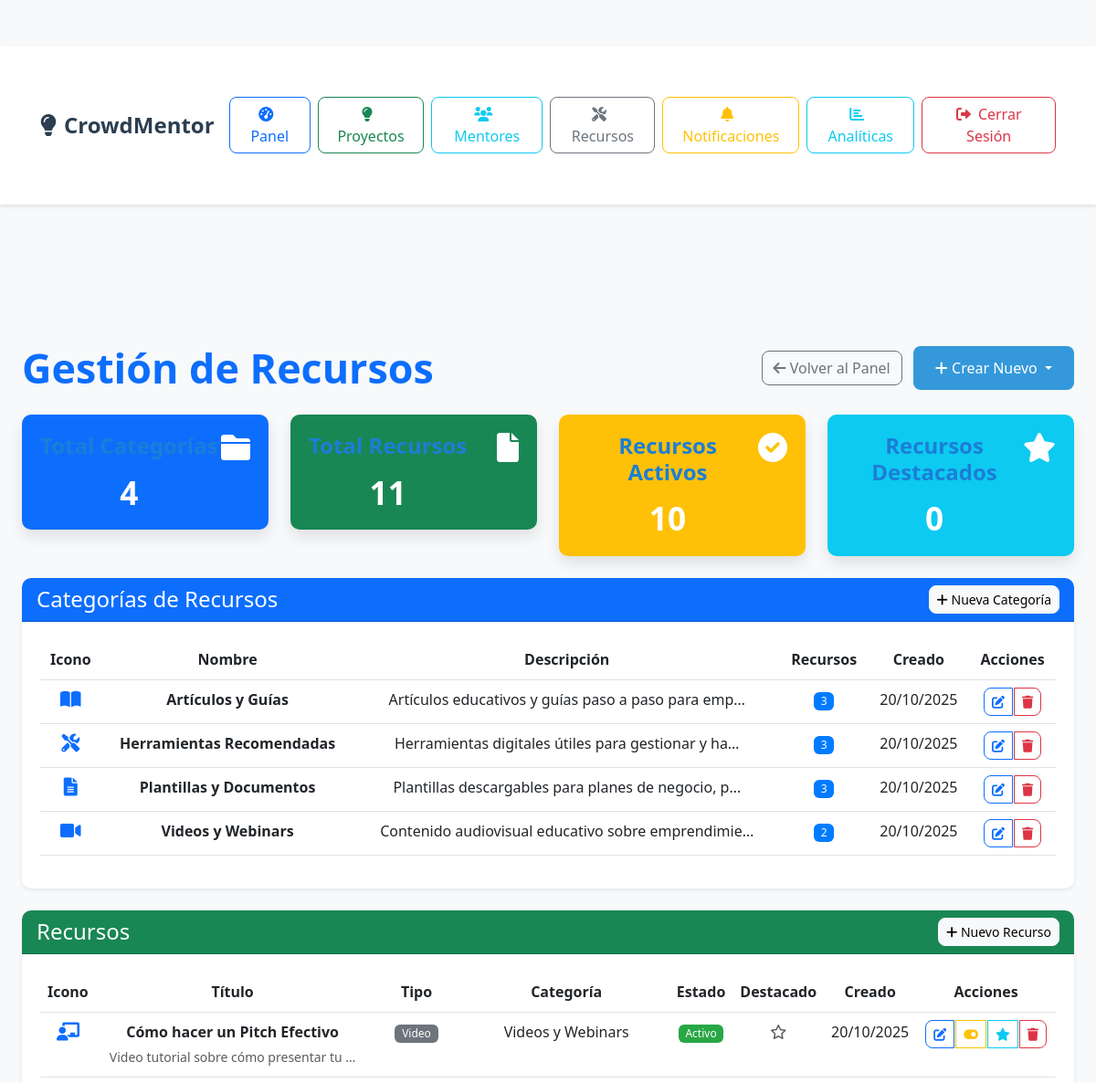
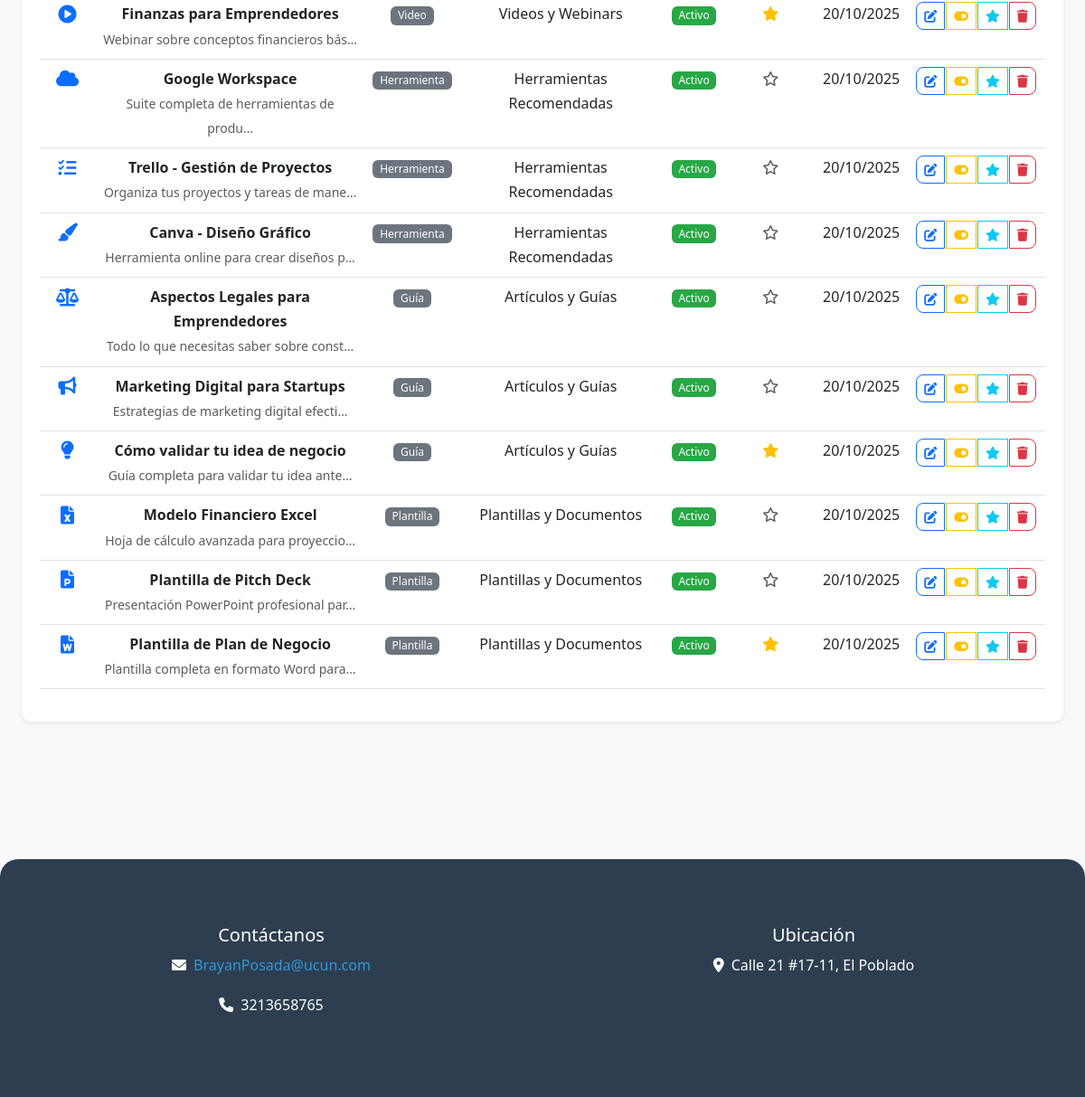
The app's page /manage-resources/ (signed in), older data (2 pictures, top to bottom).
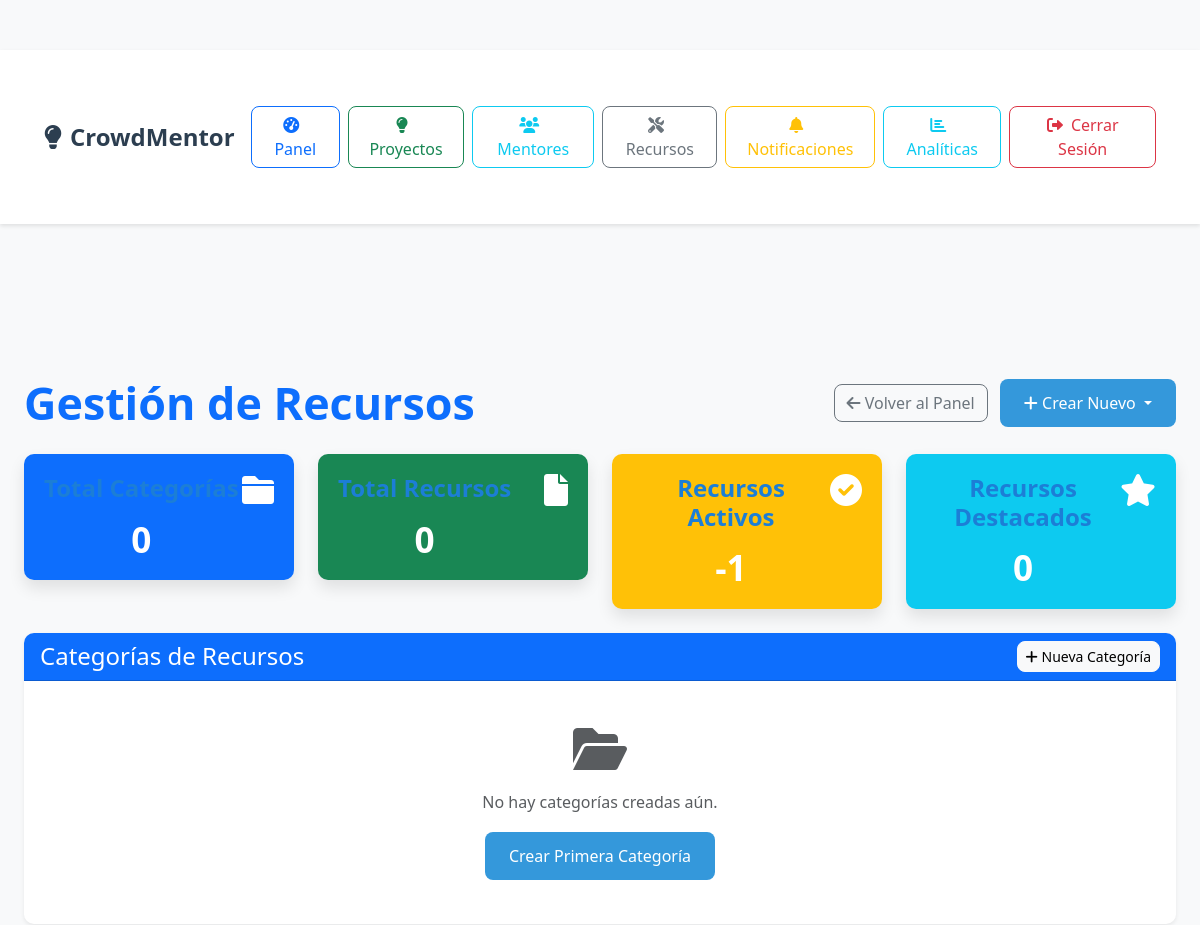
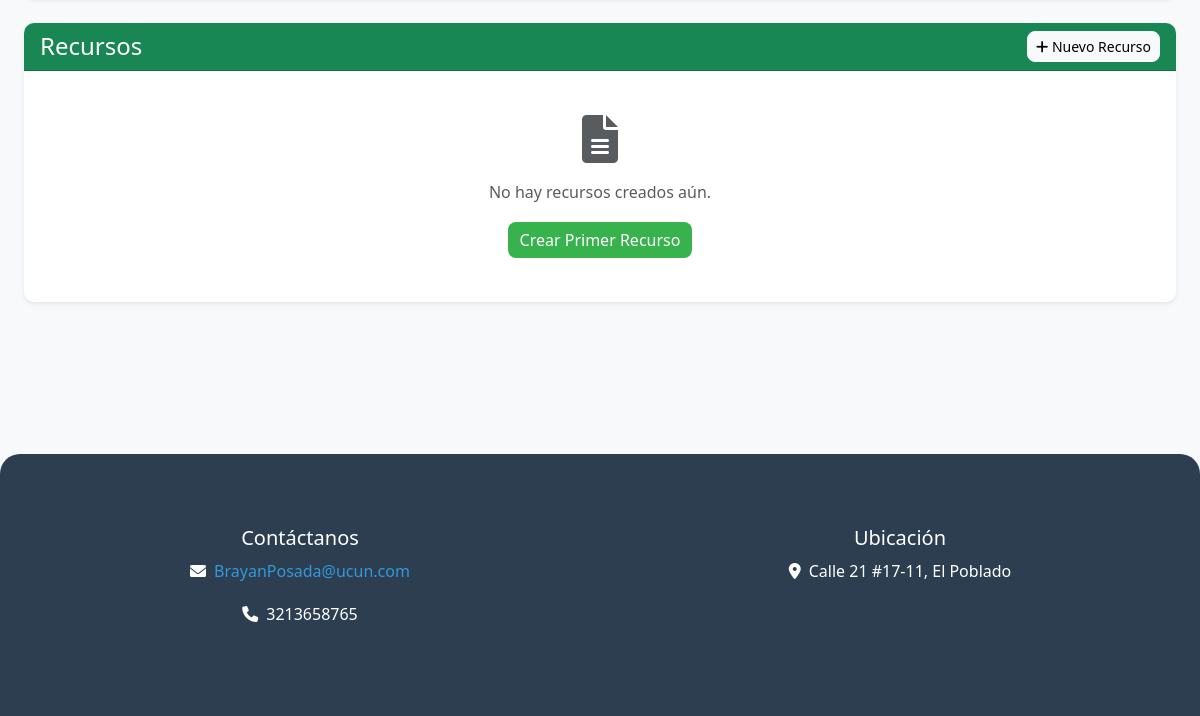
The same page, newer data (2 pictures, top to bottom).
### core/models.py (models this page shows, shortened)
class ResourceCategory(models.Model):
    name = models.CharField(max_length=100, unique=True)
    description = models.TextField(blank=True)
    icon = models.CharField(max_length=50, default='fas fa-folder')  # FontAwesome icon class
    created_at = models.DateTimeField(auto_now_add=True)
    updated_at = models.DateTimeField(auto_now=True)
    class Meta:
        verbose_name_plural = "Resource Categories"
        ordering = ['name']

class Resource(models.Model):
    RESOURCE_TYPES = (
        ('document', 'Documento'),
        ('link', 'Enlace'),
        ('video', 'Video'),
        ('tool', 'Herramienta'),
        ('template', 'Plantilla'),
        ('guide', 'Guía'),
    )
    title = models.CharField(max_length=200)
    description = models.TextField()
    resource_type = models.CharField(max_length=20, choices=RESOURCE_TYPES)
    category = models.ForeignKey(ResourceCategory, on_delete=models.CASCADE, related_name='resources')
    file = models.FileField(upload_to='resources/files/', blank=True, null=True)
    url = models.URLField(blank=True, null=True)
    icon = models.CharField(max_length=50, default='fas fa-file')  # FontAwesome icon class
    is_active = models.BooleanField(default=True)
    is_featured = models.BooleanField(default=False)  # Para destacar recursos importantes
    created_at = models.DateTimeField(auto_now_add=True)
    updated_at = models.DateTimeField(auto_now=True)
    created_by = models.ForeignKey(User, on_delete=models.CASCADE)
    class Meta:
        ordering = ['-is_featured', '-created_at']

### core/views.py (the view)
# urls.py: path('manage-resources/', views.admin_resources, name='admin_resources'),
@login_required
def admin_resources(request):
    if not request.user.is_superuser:
        messages.error(request, 'Acceso denegado. Solo los administradores pueden acceder a esta página.')
        return redirect('home')
    categories = ResourceCategory.objects.all()
    resources = Resource.objects.all().order_by('-created_at')
    context = {
        'categories': categories,
        'resources': resources,
    }
    return render(request, 'admin_resources.html', context)

### core/templates/admin_resources.html (shortened to what this page needs)
{% extends 'base.html' %}
{% load static %}
{% block extra_css %}
<link rel="stylesheet" href="{% static 'css/admin_resources.css' %}">
{% endblock %}
{% block content %}
<div class="container py-5">
    <div class="row mb-4">
        <div class="col-12">
            <div class="d-flex justify-content-between align-items-center">
                <h1 class="text-primary mb-0">Gestión de Recursos</h1>
                <div>
                    <a href="{% url 'admin_dashboard' %}" class="btn btn-outline-secondary me-2">
                        <i class="fas fa-arrow-left"></i> Volver al Panel
                    </a>
                    <div class="btn-group">
                        <button type="button" class="btn btn-primary dropdown-toggle" data-bs-toggle="dropdown">
                            <i class="fas fa-plus"></i> Crear Nuevo
                        </button>
                    </div>
                </div>
            </div>
        </div>
    </div>
    <div class="row mb-4">
        <div class="col-md-3">
            <div class="card bg-primary text-white">
                <div class="card-body">
                    <div class="d-flex justify-content-between">
                        <div>
                            <h6 class="card-title">Total Categorías</h6>
                            <h2 class="mb-0">{{ categories.count }}</h2>
                        </div>
                        <div>
                            <i class="fas fa-folder fa-2x"></i>
                        </div>
                    </div>
                </div>
            </div>
        </div>
        <div class="col-md-3">
            <div class="card bg-success text-white">
                <div class="card-body">
                    <div class="d-flex justify-content-between">
                        <div>
                            <h6 class="card-title">Total Recursos</h6>
                            <h2 class="mb-0">{{ resources.count }}</h2>
                        </div>
                        <div>
                            <i class="fas fa-file fa-2x"></i>
                        </div>
                    </div>
                </div>
            </div>
        </div>
        <div class="col-md-3">
            <div class="card bg-warning text-white">
                <div class="card-body">
                    <div class="d-flex justify-content-between">
                        <div>
                            <h6 class="card-title">Recursos Activos</h6>
                            <h2 class="mb-0">{{ resources|length|add:"-1" }}</h2>
                        </div>
                        <div>
                            <i class="fas fa-check-circle fa-2x"></i>
                        </div>
                    </div>
                </div>
            </div>
        </div>
        <div class="col-md-3">
            <div class="card bg-info text-white">
                <div class="card-body">
                    <div class="d-flex justify-content-between">
                        <div>
                            <h6 class="card-title">Recursos Destacados</h6>
                            <h2 class="mb-0">0</h2>
                        </div>
                        <div>
                            <i class="fas fa-star fa-2x"></i>
                        </div>
                    </div>
                </div>
            </div>
        </div>
    </div>
    <div class="row mb-4">
        <div class="col-12">
            <div class="card border-0 shadow-sm">
                <div class="card-header bg-primary text-white d-flex justify-content-between align-items-center">
                    <h4 class="mb-0">Categorías de Recursos</h4>
                    <a href="{% url 'create_resource_category' %}" class="btn btn-light btn-sm">
                        <i class="fas fa-plus"></i> Nueva Categoría
                    </a>
                </div>
                <div class="card-body">
                    {% if categories %}
                        <div class="table-responsive">
                            <table class="table table-hover">
                                <thead>
                                    <tr>
                                        <th>Icono</th>
                                        <th>Nombre</th>
                                        <th>Descripción</th>
                                        <th>Recursos</th>
                                        <th>Creado</th>
                                        <th>Acciones</th>
                                    </tr>
                                </thead>
                                <tbody>
                                    {% for category in categories %}
                                        <tr>
                                            <td>
                                                <i class="{{ category.icon }} fa-lg text-primary"></i>
                                            </td>
                                            <td><strong>{{ category.name }}</strong></td>
                                            <td>{{ category.description|truncatechars:50 }}</td>
                                            <td>
                                                <span class="badge bg-primary">{{ category.resources.count }}</span>
                                            </td>
                                            <td>{{ category.created_at|date:"d/m/Y" }}</td>
                                            <td>
                                                <div class="btn-group btn-group-sm">
                                                    <a href="{% url 'edit_resource_category' category.id %}"
                                                       class="btn btn-outline-primary" title="Editar">
                                                        <i class="fas fa-edit"></i>
                                                    </a>
                                                    <button class="btn btn-outline-danger"
                                                            data-category-id="{{ category.id }}" onclick="deleteCategory(this.dataset.categoryId)" title="Eliminar">
                                                        <i class="fas fa-trash"></i>
                                                    </button>
                                                </div>
                                            </td>
                                        </tr>
                                    {% endfor %}
                                </tbody>
                            </table>
                        </div>
                    {% else %}
                        <div class="text-center py-4">
                            <i class="fas fa-folder-open fa-3x text-muted mb-3"></i>
                            <p class="text-muted">No hay categorías creadas aún.</p>
                            <a href="{% url 'create_resource_category' %}" class="btn btn-primary">
                                Crear Primera Categoría
                            </a>
                        </div>
                    {% endif %}
                </div>
            </div>
        </div>
    </div>
    <div class="row">
        <div class="col-12">
            <div class="card border-0 shadow-sm">
                <div class="card-header bg-success text-white d-flex justify-content-between align-items-center">
                    <h4 class="mb-0">Recursos</h4>
                    <a href="{% url 'create_resource' %}" class="btn btn-light btn-sm">
                        <i class="fas fa-plus"></i> Nuevo Recurso
                    </a>
                </div>
                <div class="card-body">
                    {% if resources %}
                        <div class="table-responsive">
                            <table class="table table-hover">
                                <thead>
                                    <tr>
                                        <th>Icono</th>
                                        <th>Título</th>
                                        <th>Tipo</th>
                                        <th>Categoría</th>
                                        <th>Estado</th>
                                        <th>Destacado</th>
                                        <th>Creado</th>
                                        <th>Acciones</th>
                                    </tr>
                                </thead>
                                <tbody>
                                    {% for resource in resources %}
                                        <tr>
                                            <td>
                                                <i class="{{ resource.icon }} fa-lg text-primary"></i>
                                            </td>
                                            <td>
                                                <strong>{{ resource.title }}</strong>
                                                <br>
                                                <small class="text-muted">{{ resource.description|truncatechars:40 }}</small>
                                            </td>
                                            <td>
                                                <span class="badge bg-secondary">{{ resource.get_resource_type_display }}</span>
                                            </td>
                                            <td>{{ resource.category.name }}</td>
                                            <td>
                                                {% if resource.is_active %}
                                                    <span class="badge bg-success">Activo</span>
                                                {% else %}
                                                    <span class="badge bg-secondary">Inactivo</span>
                                                {% endif %}
                                            </td>
                                            <td>
                                                {% if resource.is_featured %}
                                                    <i class="fas fa-star text-warning" title="Destacado"></i>
                                                {% else %}
                                                    <i class="far fa-star text-muted" title="No destacado"></i>
                                                {% endif %}
                                            </td>
                                            <td>{{ resource.created_at|date:"d/m/Y" }}</td>
                                            <td>
                                                <div class="btn-group btn-group-sm">
                                                    <a href="{% url 'edit_resource' resource.id %}"
                                                       class="btn btn-outline-primary" title="Editar">
                                                        <i class="fas fa-edit"></i>
                                                    </a>
                                                    <button class="btn btn-outline-warning"
                                                            data-resource-id="{{ resource.id }}" onclick="toggleResourceStatus(this.dataset.resourceId)" title="Cambiar estado">
                                                        <i class="fas fa-toggle-on"></i>
                                                    </button>
                                                    <button class="btn btn-outline-info"
                                                            data-resource-id="{{ resource.id }}" onclick="toggleResourceFeatured(this.dataset.resourceId)" title="Destacar">
                                                        <i class="fas fa-star"></i>
                                                    </button>
                                                    <button class="btn btn-outline-danger"
                                                            data-resource-id="{{ resource.id }}" onclick="deleteResource(this.dataset.resourceId)" title="Eliminar">
                                                        <i class="fas fa-trash"></i>
                                                    </button>
                                                </div>
                                            </td>
                                        </tr>
                                    {% endfor %}
                                </tbody>
                            </table>
                        </div>
                    {% else %}
                        <div class="text-center py-4">
                            <i class="fas fa-file-alt fa-3x text-muted mb-3"></i>
                            <p class="text-muted">No hay recursos creados aún.</p>
                            <a href="{% url 'create_resource' %}" class="btn btn-success">
                                Crear Primer Recurso
                            </a>
                        </div>
                    {% endif %}
                </div>
            </div>
        </div>
    </div>
</div>
{% endblock %}

Row changes from the older to the newer data that the page shows:
removed ResourceCategory: name "Artículos y Guías", description "Artículos educativos y guías paso a paso para emp…", resources.count "3", created_at "20/10/2025"
removed ResourceCategory: name "Herramientas Recomendadas", description "Herramientas digitales útiles para gestionar y ha…", resources.count "3", created_at "20/10/2025"
removed ResourceCategory: name "Plantillas y Documentos", description "Plantillas descargables para planes de negocio, p…", resources.count "3", created_at "20/10/2025"
removed ResourceCategory: name "Videos y Webinars", description "Contenido audiovisual educativo sobre emprendimie…", resources.count "2", created_at "20/10/2025"
removed Resource: title "Cómo hacer un Pitch Efectivo", description "Video tutorial sobre cómo presentar tu …", resource_type "Video", category.name "Videos y Webinars", is_active "Activo", is_featured False (drawn), created_at "20/10/2025"
removed Resource: title "Finanzas para Emprendedores", description "Webinar sobre conceptos financieros bás…", resource_type "Video", category.name "Videos y Webinars", is_active "Activo", is_featured True (drawn), created_at "20/10/2025"
removed Resource: title "Google Workspace", description "Suite completa de herramientas de produ…", resource_type "Herramienta", category.name "Herramientas Recomendadas", is_active "Activo", is_featured False (drawn), created_at "20/10/2025"
removed Resource: title "Trello - Gestión de Proyectos", description "Organiza tus proyectos y tareas de mane…", resource_type "Herramienta", category.name "Herramientas Recomendadas", is_active "Activo", is_featured False (drawn), created_at "20/10/2025"
removed Resource: title "Canva - Diseño Gráfico", description "Herramienta online para crear diseños p…", resource_type "Herramienta", category.name "Herramientas Recomendadas", is_active "Activo", is_featured False (drawn), created_at "20/10/2025"
removed Resource: title "Aspectos Legales para Emprendedores", description "Todo lo que necesitas saber sobre const…", resource_type "Guía", category.name "Artículos y Guías", is_active "Activo", is_featured False (drawn), created_at "20/10/2025"
removed Resource: title "Marketing Digital para Startups", description "Estrategias de marketing digital efecti…", resource_type "Guía", category.name "Artículos y Guías", is_active "Activo", is_featured False (drawn), created_at "20/10/2025"
removed Resource: title "Cómo validar tu idea de negocio", description "Guía completa para validar tu idea ante…", resource_type "Guía", category.name "Artículos y Guías", is_active "Activo", is_featured True (drawn), created_at "20/10/2025"
removed Resource: title "Modelo Financiero Excel", description "Hoja de cálculo avanzada para proyeccio…", resource_type "Plantilla", category.name "Plantillas y Documentos", is_active "Activo", is_featured False (drawn), created_at "20/10/2025"
removed Resource: title "Plantilla de Pitch Deck", description "Presentación PowerPoint profesional par…", resource_type "Plantilla", category.name "Plantillas y Documentos", is_active "Activo", is_featured False (drawn), created_at "20/10/2025"
removed Resource: title "Plantilla de Plan de Negocio", description "Plantilla completa en formato Word para…", resource_type "Plantilla", category.name "Plantillas y Documentos", is_active "Activo", is_featured True (drawn), created_at "20/10/2025"
Text that changed along with them:
{{ categories.count }}: "4" → "0"
{{ resources.count }}: "11" → "0"
{{ resources|length|add:"-1" }}: "10" → "-1"
text no longer shown: "Icono Nombre Descripción Recursos Creado Acciones Icono Título Tipo Categoría Estado Destacado Creado Acciones"
text now shown: "No hay categorías creadas aún. Crear Primera Categoría No hay recursos creados aún. Crear Primer Recurso"
